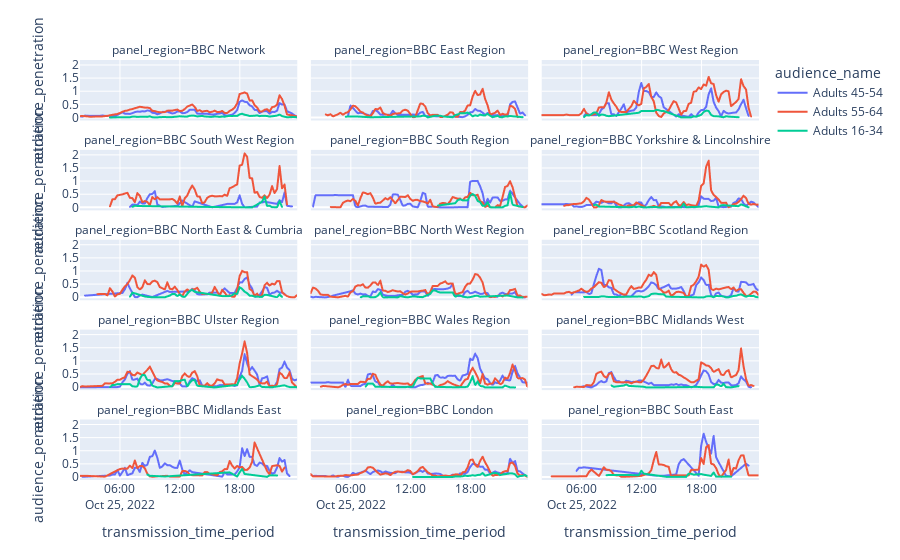

Source (notebook cell):
### Markdown cell above
## How does this vary by region

This might be more interesting if we:

1. Look penetration of the target audience
2. Compare this across the BBC panel regions

### Code cell
demog = bbc_1[(bbc_1["audience_name"].isin(age_bands)) & (bbc_1["panel_region"].str[:3]=="BBC")]

# There is temp fix here as the target size is out by a factor of 10
demog = demog.assign(audience_penetration = demog["size_in_hundreds"]/(10*demog["audience_target_size_hundreds"]))

# Plot the chart
px.line(demog, x="transmission_time_period", y="audience_penetration", color='audience_name', facet_col = "panel_region", 
           facet_col_wrap=3, height = 1000)
